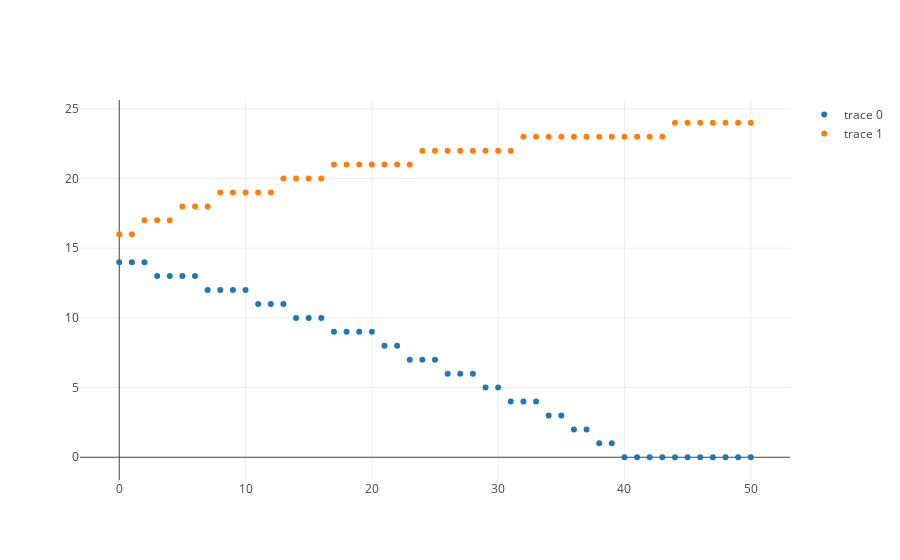

The notebook cell saved with this chart:
### Code cell
my_workplace.plot_skills(my_workplace.agents[1])

### Figure 1 — Plotly figure (JSON) as saved in the notebook; plotly's stock layout.template omitted (floating-point values rounded to 4 significant figures)
{"data": [{"mode": "markers", "type": "scatter", "uid": "e1d775de-a9d6-4c13-83a9-11b936ebeb3d", "x": [0, 1, 2, 3, 4, 5, 6, 7, 8, 9, 10, 11, 12, 13, 14, 15, 16, 17, 18, 19, 20, 21, 22, 23, 24, 25, 26, 27, 28, 29, 30, 31, 32, 33, 34, 35, 36, 37, 38, 39, 40, 41, 42, 43, 44, 45, 46, 47, 48, 49, 50], "y": [14, 14, 14, 13, 13, 13, 13, 12, 12, 12, 12, 11, 11, 11, 10, 10, 10, 9, 9, 9, 9, 8, 8, 7, 7, 7, 6, 6, 6, 5, 5, 4, 4, 4, 3, 3, 2, 2, 1, 1, 0, 0, 0, 0, 0, 0, 0, 0, 0, 0, 0]}, {"mode": "markers", "type": "scatter", "uid": "3005aaa0-195b-45d4-8376-8049a3d2b71a", "x": [0, 1, 2, 3, 4, 5, 6, 7, 8, 9, 10, 11, 12, 13, 14, 15, 16, 17, 18, 19, 20, 21, 22, 23, 24, 25, 26, 27, 28, 29, 30, 31, 32, 33, 34, 35, 36, 37, 38, 39, 40, 41, 42, 43, 44, 45, 46, 47, 48, 49, 50], "y": [16, 16, 17, 17, 17, 18, 18, 18, 19, 19, 19, 19, 19, 20, 20, 20, 20, 21, 21, 21, 21, 21, 21, 21, 22, 22, 22, 22, 22, 22, 22, 22, 23, 23, 23, 23, 23, 23, 23, 23, 23, 23, 23, 23, 24, 24, 24, 24, 24, 24, 24]}], "layout": {}}
